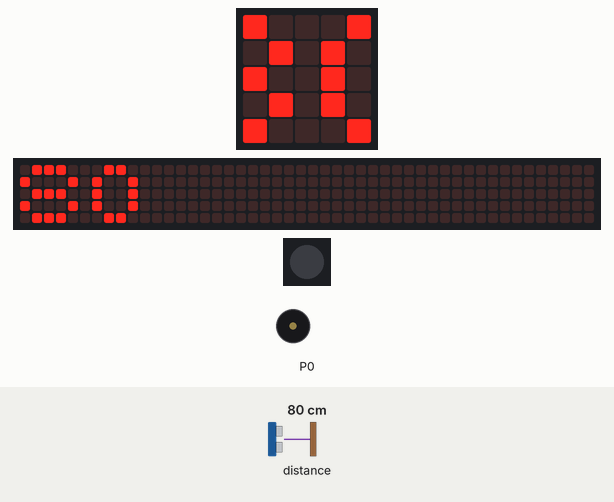
Simulated run of this program. Board: BBC micro:bit (MakeCode). Parts: the board's 5×5 LED display, a strip that is not on the board, showing the scrolling text unrolled, 1 RGB LEDs in strip order, left to right, buzzer (waves = sounding). The inputs (shaded band) are chosen by the test bench; at power-on: distance to the obstacle 80 cm. Dim RGB values are drawn brighter than linear; the 48×5 strip is a reading aid, not a part: it shows the text the display is scrolling, unrolled, one strip-width of it at a time.

Above: at 1.28 s.
1.3 s: distance to the obstacle set to 2 cm
At 2.9 s:
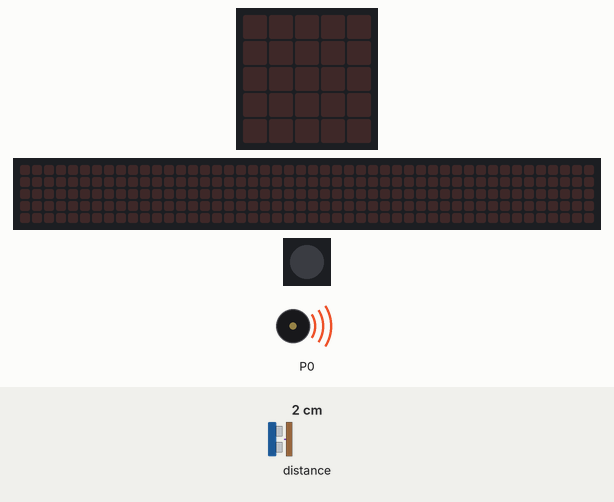
4.6 s: distance to the obstacle set to 35 cm
At 6.08 s:
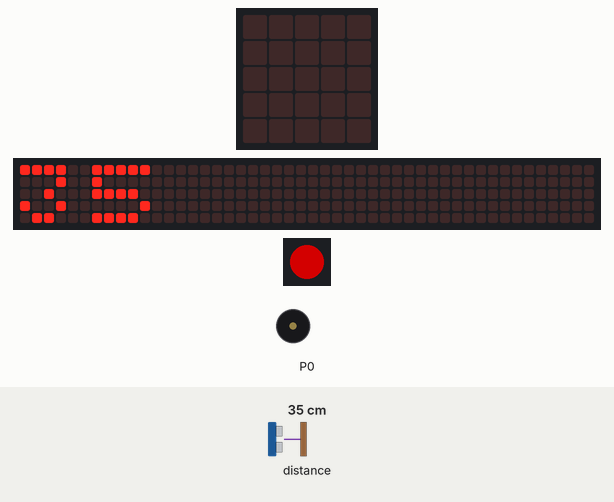
7.4 s: distance to the obstacle set to 4 cm
At 8.91 s:
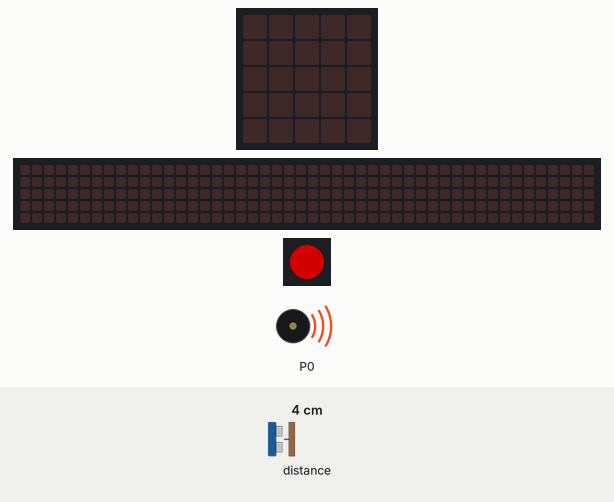
Timing chart, 0 to 15.3 s (numbered marks = the images above; inputs shaded):
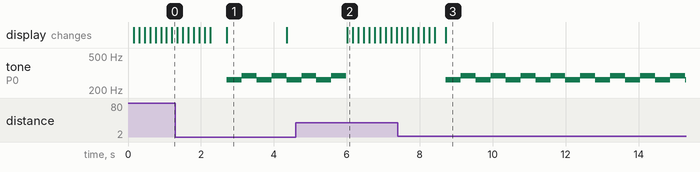

The program:

main.ts
```typescript
let strip = neopixel.create(DigitalPin.P0, 1, NeoPixelMode.RGB)
makerbit.connectUltrasonicDistanceSensor(DigitalPin.P2, DigitalPin.P3)
basic.forever(function () {
    basic.showNumber(makerbit.getUltrasonicDistance(DistanceUnit.CM))
    while (makerbit.isUltrasonicDistanceLessThan(25, DistanceUnit.CM)) {
        music.playMelody("C C D D C C D D ", 300)
        strip.showColor(neopixel.colors(NeoPixelColors.Red))
    }
})
```

test.ts
```typescript
// test ender her, dette bliver ikke kompileret, når denne pakke bruges som en udvidelse.
```

Measured:
- after the input at 1.3 s, tone on P0: alternates 294 Hz for 0.41 s and 262 Hz for 0.41 s, starting after 1.4 s
- after the input at 4.6 s, the display: changes after 1.4 s (image 2)
- after the input at 7.4 s, tone on P0: alternates 294 Hz for 0.41 s and 262 Hz for 0.41 s, starting after 1.3 s
- what the display in image 1 shows lasts 1.6 s, from 2.7 s to 4.3 s
